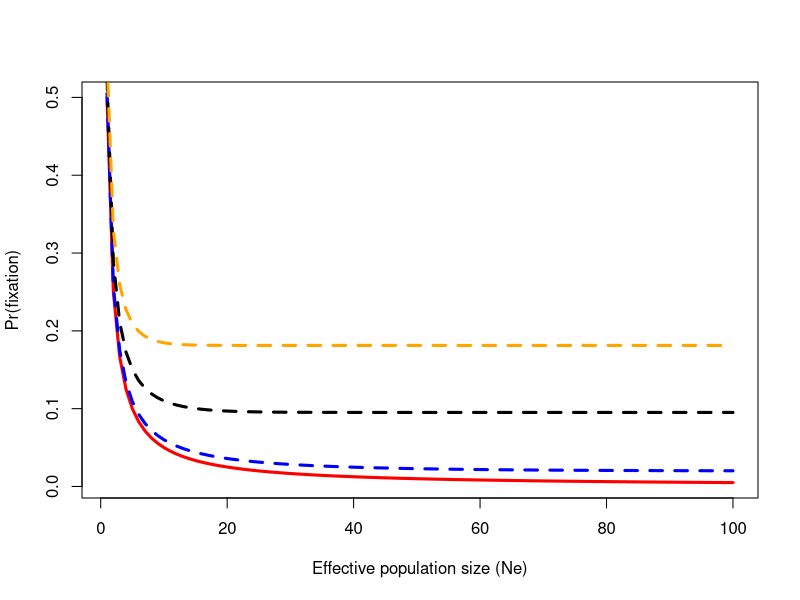
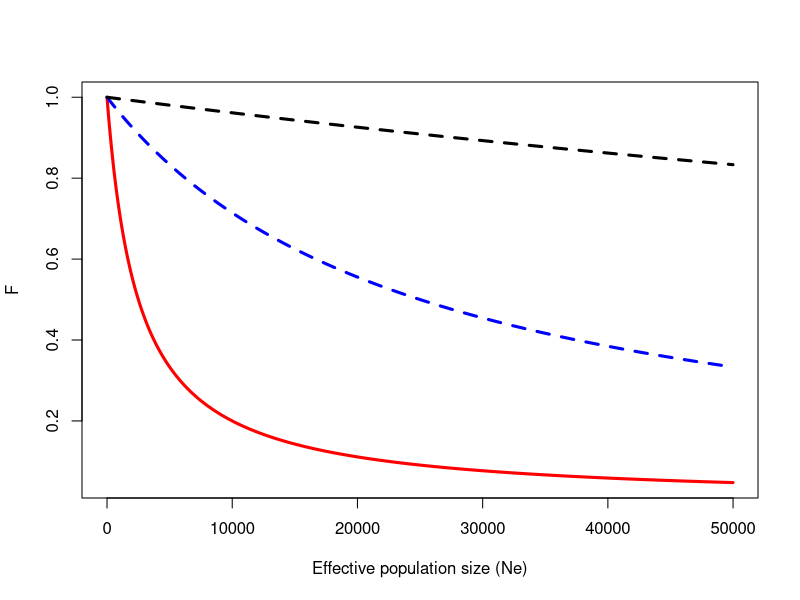

Source code (R) for these figures, in order:
## ---- chunk 1
options(htmltools.dir.version = FALSE)
## ---- chunk 2
pfix <- function(ne, s){
  # exp computes the exponential function
  num <- 1 - exp(-2*s) # numerator
  den <- 1 - exp(-4*ne*s)  # denominator
  return(num/den)
}
## ---- chunk 3
ne <- seq(1, 100, by=1)
plot(ne, 1/(2*ne), type="l", lwd=3, col="red", xlab="Effective population size (Ne)", ylab="Pr(fixation)")
lines(ne, pfix(ne, s=0.01), lty=2, lwd=3, col="blue")
lines(ne, pfix(ne, s=0.05), lty=2, lwd=3, col="black")
lines(ne, pfix(ne, s=0.1), lty=2, lwd=3, col="orange")
## ---- chunk 4
fe <- function(ne, mu){
  den <- 4*ne*mu + 1  # denominator
  return(1/den)
}
## ---- chunk 5
ne <- seq(1, 50000, by=10)
plot(ne, fe(ne, mu=10^-4), type="l", lwd=3, col="red", xlab="Effective population size (Ne)", ylab="F")
lines(ne, fe(ne, mu=10^-5), lty=2, lwd=3, col="blue")
lines(ne, fe(ne, mu=10^-6), lty=2, lwd=3, col="black")
## ---- chunk 6
df <- data.frame(hap=paste0("line", 1:5), snp1=c(0,0,1,1,1), 
                 snp2=c(1,1,0,1,1), snp3=c(0,1,1,1,0), 
                 snp4=c(1,0,1,0,1), snp5=c(0,1,1,0,1))
snp <- t(df[,-1])
getpi <- function(snp, totbp=500){
  nhap = ncol(snp) # number of hap
  td <- c()
  for(i in 1:(nhap -1)){
    for(j in (i+1):nhap){
      cn <- sum(abs(snp[,i] - snp[,j])) # count the nucleotide differences
      td <- c(td, cn)
    }
  }
  return(nhap/(nhap -1)*(1/nhap)^2*sum(td)/totbp)
}
## ---- chunk 7
getpi(snp, totbp=500)
## ---- chunk 8
geth <- function(snp, totbp=500){
  nhap = ncol(snp) # number of hap
  q <- apply(snp, 1, sum)/nhap
  p <- 1 -q
  return(nhap/(nhap -1) * sum(rep(1, nhap) - p^2 - q^2)/totbp/2)
}
geth(snp, totbp=500)
